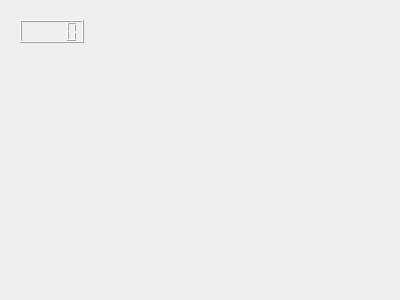
<?xml version="1.0" encoding="UTF-8"?>
<ui version="4.0">
 <class>Dialog</class>
 <widget class="QDialog" name="Dialog">
  <property name="geometry">
   <rect>
    <x>0</x>
    <y>0</y>
    <width>400</width>
    <height>300</height>
   </rect>
  </property>
  <property name="windowTitle">
   <string>Dialog</string>
  </property>
  <widget class="QLCDNumber" name="lcd">
   <property name="geometry">
    <rect>
     <x>20</x>
     <y>20</y>
     <width>64</width>
     <height>23</height>
    </rect>
   </property>
  </widget>
 </widget>
 <resources/>
 <connections/>
</ui>
